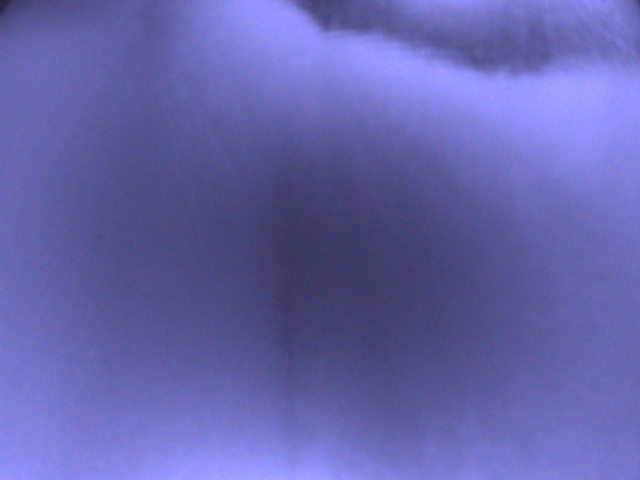
//> input picture data/hand/fro.bmp, 640 x 480 px
$ ./terminalLine   (built with g++ and OpenCV 4)
//> lines starting //> are read from the running program, lines starting //| are printed output that depends on the picture; after the words box and inside, x2 and y2 are one past the last pixel; in counts of white or black regions, pixels touching at a corner belong together
#include <opencv2/opencv.hpp>
#include <iostream>

const int ROWVALUE = 40;
const int COLVALUE = 120;
const int COUNTNUM = 50;

cv::Point FindLeftPoint(int rows, int cols, cv::Mat srcGray)
{
	int num = 0;
	cv::Mat img;
	srcGray.copyTo(img);
	std::vector<cv::Point> ptSet;
	cv::Point ptLeft;
	///第1列
	for (int i = 0; i < rows; i++)
	{
		int rowPixValue = img.at<uchar>(i, 0);

		if (rowPixValue < ROWVALUE)
			num = num + 1;
		else
			ptSet.push_back(cv::Point(0, i));
		//std::cout << pixelValue << std::endl;
	}

	///
	if (num > COUNTNUM)
	{
		ptLeft = ptSet[0];
		cv::circle(img, ptLeft, 5, cv::Scalar(0, 0, 255));
	}

	else
	{
		///第1行
		ptSet.clear();
		int newStart = 0;
		for (int j = 0; j < cols; j++)
		{
			int colPixValue = img.at<uchar>(0, j);
			if (colPixValue > COLVALUE)
			{
				newStart = j;
				break;
			}
		}
		for (newStart; newStart < cols; newStart++)
		{
			int colPixValue = img.at<uchar>(0, newStart);
			if (colPixValue < COLVALUE)
			{
				ptSet.push_back(cv::Point(newStart, 0));
				break;
			}

		}
		ptLeft = ptSet[0];
		cv::circle(img, ptLeft, 5, cv::Scalar(0, 0, 255));
	}
	return ptLeft;
}

cv::Point FindRightPoint(int rows, int cols, cv::Mat srcGray)
{
	int num = 0;
	cv::Mat img;
	srcGray.copyTo(img);
	cv::Point ptRight;
	std::vector<cv::Point> ptSet;
	///最后一列
	for (int i = 0; i < rows; i++)
	{
		int rowPixValue = img.at<uchar>(i, cols - 1);

		if (rowPixValue > COLVALUE)
		{
			ptSet.push_back(cv::Point(cols - 1, i));
			break;
		}

		else
			num = num + 1;
	}
	if (0 != num )
	{
		ptRight = ptSet[0];
		cv::circle(img, ptRight, 5, cv::Scalar(0, 0, 255));
	}
	return ptRight;
}

int main()
{
	cv::Mat srcImg = cv::imread("fro.bmp");
//> srcImg is the input picture: 480 rows x 640 cols, CV_8UC3; mean B, G, R 171.7, 100, 100.3
	//check if the image is read successfully
	if (srcImg.empty())
	{
		std::cout << "Can not load image." << std::endl;
		return -1;
	}
	cv::Mat srcGray;
	cv::cvtColor(srcImg, srcGray, cv::COLOR_BGR2GRAY);
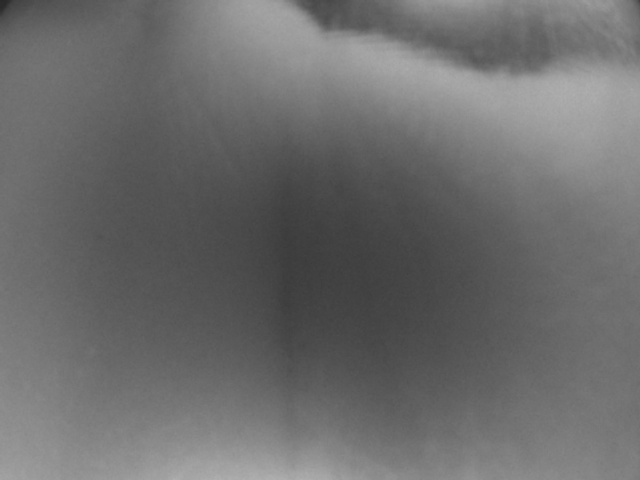
//> srcGray: 480 rows x 640 cols, CV_8UC1; min 39, max 176, mean 108.3

	int rows = srcImg.rows;
//> rows = 480
	int cols = srcImg.cols;
//> cols = 640

	cv::Point lPt;
	cv::Point rPt;

	lPt = FindLeftPoint(rows, cols, srcGray);
//> the loop in FindLeftPoint, `for (int i = 0; i < rows; i++)` made 480 passes
//> rowPixValue on passes 1 to 3: 41, 42, 43
//> after the loop in FindLeftPoint, `for (int i = 0; i < rows; i++)`: num = 0; ptSet = 480 Points (x, y), first 12: [0, 0], [0, 1], [0, 2], [0, 3], [0, 4], [0, 5], [0, 6], [0, 7], [0, 8], [0, 9], [0, 10], [0, 11]
//> the loop in FindLeftPoint, `for (int j = 0; j < cols; j++)` made 188 passes
//> colPixValue on passes 1 to 3: 41, 39, 40
//> the loop in FindLeftPoint, `for (newStart; newStart < cols; newStart++)` made 106 passes
//> colPixValue on passes 1 to 12: 122, 121, 120, 121, 122, 122, 122, 125, 126, 126, 124, 127
//> after the loop in FindLeftPoint, `for (newStart; newStart < cols; newStart++)`: newStart = 292
//> in FindLeftPoint, `ptLeft = ptSet[0];`: ptLeft = Point(292, 0)
//> in FindLeftPoint, `cv::circle(img, ptLeft, 5, cv::Scalar(0, 0, 255));`: img: 480 rows x 640 cols, CV_8UC1; 15 pixels changed, all inside (x1, y1, x2, y2) = (287, 0, 298, 6)
//> lPt = Point(292, 0)
	rPt = FindRightPoint(rows, cols, srcGray);
//> the loop in FindRightPoint, `for (int i = 0; i < rows; i++)` made 59 passes
//> rowPixValue on passes 1 to 12: 66, 69, 74, 81, 84, 88, 91, 93, 93, 96, 97, 99
//> after the loop in FindRightPoint, `for (int i = 0; i < rows; i++)`: num = 58
//> in FindRightPoint, `cv::circle(img, ptRight, 5, cv::Scalar(0, 0, 255));`: img: 480 rows x 640 cols, CV_8UC1; 15 pixels changed, all inside (x1, y1, x2, y2) = (634, 53, 640, 64)
//> rPt = Point(639, 58)

	cv::Scalar color(0, 0, 255);
	cv::line(srcImg, lPt, rPt, color, 1);
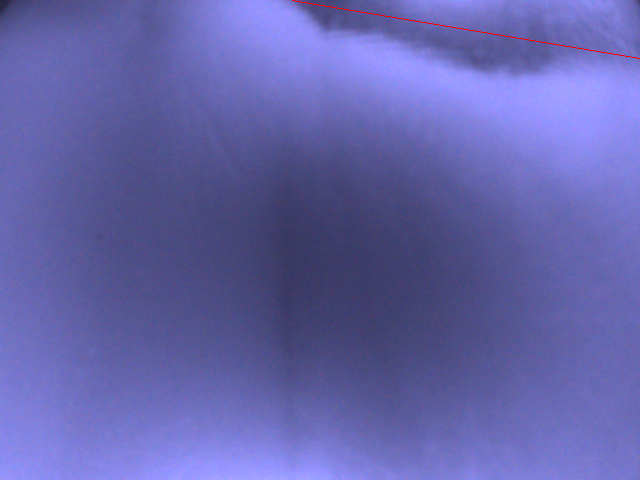
//> srcImg: 480 rows x 640 cols, CV_8UC3; 0.11% of pixels changed, all inside (x1, y1, x2, y2) = (292, 0, 640, 59)
	return 0;
}

$ run again, with data/hand/bac.bmp copied over data/hand/fro.bmp
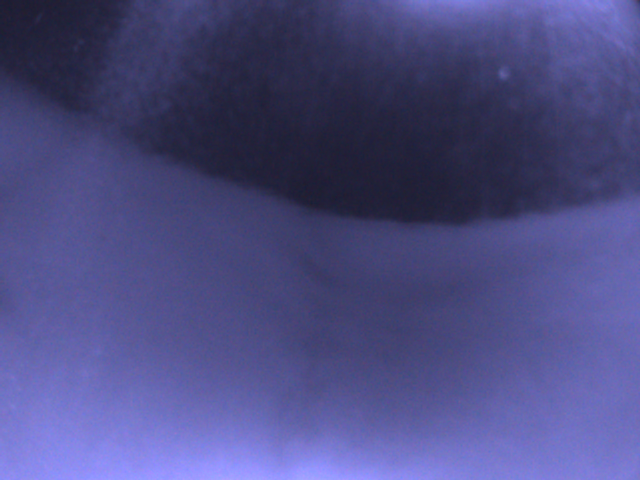
//> input picture data/hand/bac.bmp, 640 x 480 px
//> srcImg is the input picture: 480 rows x 640 cols, CV_8UC3; mean B, G, R 130.7, 76, 76.5
//> `cv::cvtColor(srcImg, srcGray, cv::COLOR_BGR2GRAY);`:
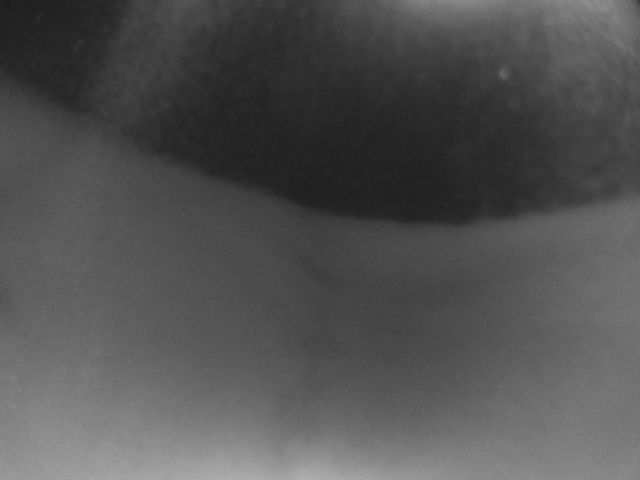
//> srcGray: 480 rows x 640 cols, CV_8UC1; min 30, max 177, mean 82.4
//> the loop in FindLeftPoint, `for (int i = 0; i < rows; i++)` made 480 passes
//> rowPixValue on passes 1 to 3: 32, 32, 32
//> after the loop in FindLeftPoint, `for (int i = 0; i < rows; i++)`: num = 60; ptSet = 420 Points (x, y), first 12: [0, 53], [0, 54], [0, 57], [0, 58], [0, 64], [0, 65], [0, 66], [0, 67], [0, 68], [0, 69], [0, 70], [0, 71]
//> ptLeft = Point(0, 53)
//> the loop in FindRightPoint, `for (int i = 0; i < rows; i++)` made 430 passes
//> rowPixValue on passes 1 to 3: 58, 61, 64
//> after the loop in FindRightPoint, `for (int i = 0; i < rows; i++)`: num = 429
//> rPt = Point(639, 429)
//> `cv::line(srcImg, lPt, rPt, color, 1);`:
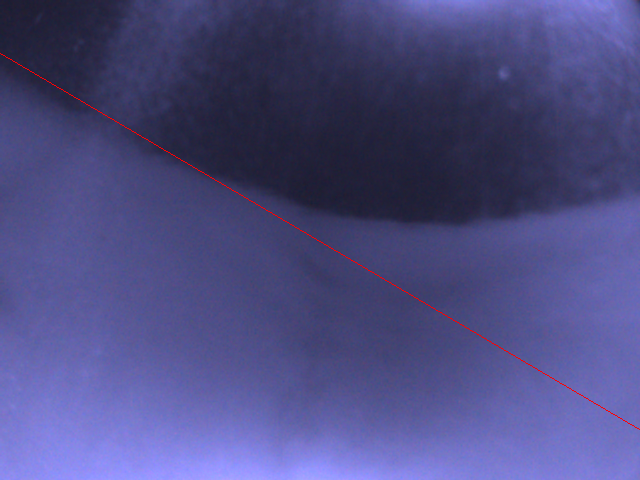
//> srcImg: 480 rows x 640 cols, CV_8UC3; 0.21% of pixels changed, all inside (x1, y1, x2, y2) = (0, 53, 640, 430)

$ run again, with data/hand/lef.bmp copied over data/hand/fro.bmp
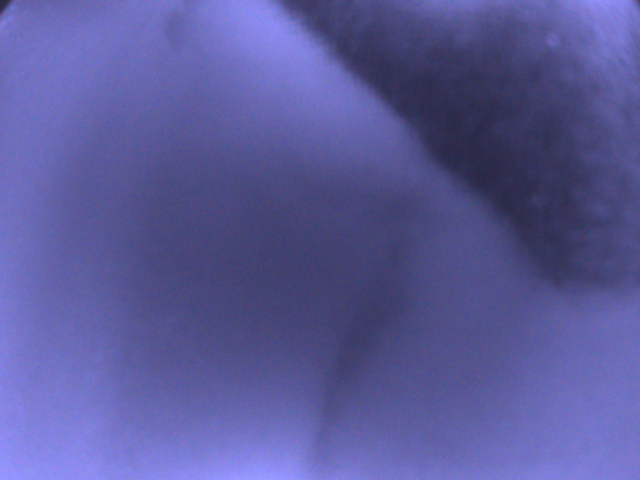
//> input picture data/hand/lef.bmp, 640 x 480 px
//> srcImg is the input picture: 480 rows x 640 cols, CV_8UC3; mean B, G, R 154, 89.6, 89.9
//> `cv::cvtColor(srcImg, srcGray, cv::COLOR_BGR2GRAY);`:
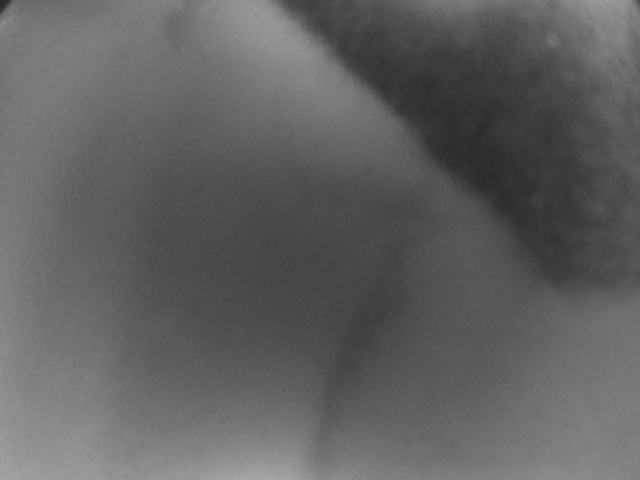
//> srcGray: 480 rows x 640 cols, CV_8UC1; min 42, max 168, mean 97
//> the loop in FindLeftPoint, `for (int i = 0; i < rows; i++)` made 480 passes
//> rowPixValue on passes 1 to 3: 43, 43, 45
//> after the loop in FindLeftPoint, `for (int i = 0; i < rows; i++)`: num = 0; ptSet = 480 Points (x, y), first 12: [0, 0], [0, 1], [0, 2], [0, 3], [0, 4], [0, 5], [0, 6], [0, 7], [0, 8], [0, 9], [0, 10], [0, 11]
//> the loop in FindLeftPoint, `for (int j = 0; j < cols; j++)` made 127 passes
//> colPixValue on passes 1 to 8: 43, 43, 44, 44, 44, 45, 49, 50
//> the loop in FindLeftPoint, `for (newStart; newStart < cols; newStart++)` made 58 passes
//> colPixValue on passes 1 to 8: 122, 123, 124, 125, 124, 123, 125, 126
//> after the loop in FindLeftPoint, `for (newStart; newStart < cols; newStart++)`: newStart = 183
//> ptLeft = Point(183, 0)
//> the loop in FindRightPoint, `for (int i = 0; i < rows; i++)` made 16 passes
//> rowPixValue on passes 1 to 8: 70, 72, 78, 84, 88, 93, 96, 102
//> after the loop in FindRightPoint, `for (int i = 0; i < rows; i++)`: num = 15
//> rPt = Point(639, 15)
//> `cv::line(srcImg, lPt, rPt, color, 1);`:
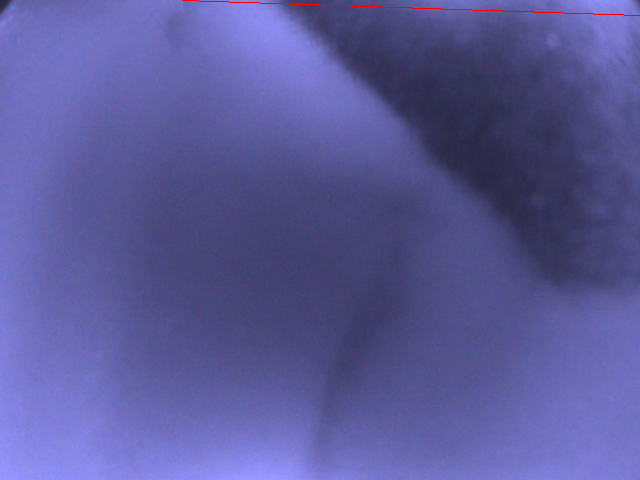
//> srcImg: 480 rows x 640 cols, CV_8UC3; 0.15% of pixels changed, all inside (x1, y1, x2, y2) = (183, 0, 640, 16)

$ run again, with data/hand/mid.bmp copied over data/hand/fro.bmp
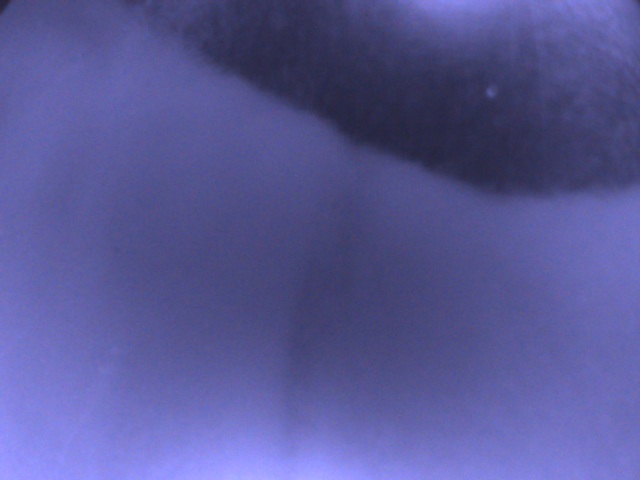
//> input picture data/hand/mid.bmp, 640 x 480 px
//> srcImg is the input picture: 480 rows x 640 cols, CV_8UC3; mean B, G, R 150.8, 87.8, 88.1
//> `cv::cvtColor(srcImg, srcGray, cv::COLOR_BGR2GRAY);`:
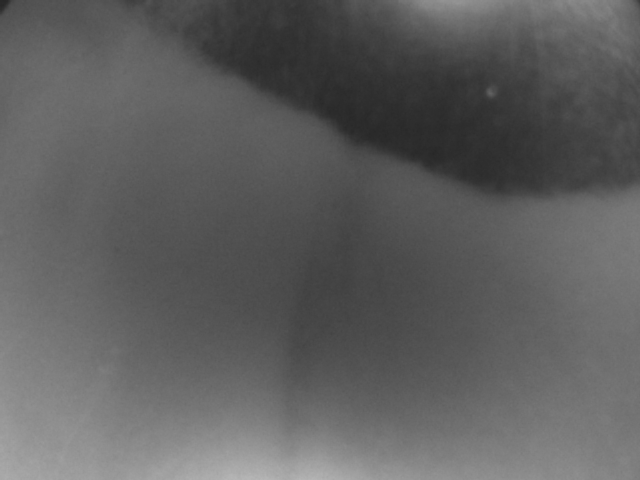
//> srcGray: 480 rows x 640 cols, CV_8UC1; min 39, max 182, mean 95
//> the loop in FindLeftPoint, `for (int i = 0; i < rows; i++)` made 480 passes
//> rowPixValue on passes 1 to 3: 40, 40, 41
//> after the loop in FindLeftPoint, `for (int i = 0; i < rows; i++)`: num = 0; ptSet = 480 Points (x, y), first 12: [0, 0], [0, 1], [0, 2], [0, 3], [0, 4], [0, 5], [0, 6], [0, 7], [0, 8], [0, 9], [0, 10], [0, 11]
//> the loop in FindLeftPoint, `for (int j = 0; j < cols; j++)` made 413 passes
//> the loop in FindLeftPoint, `for (newStart; newStart < cols; newStart++)` made 132 passes
//> colPixValue on passes 1 to 8: 122, 124, 126, 129, 129, 130, 132, 132
//> after the loop in FindLeftPoint, `for (newStart; newStart < cols; newStart++)`: newStart = 543
//> ptLeft = Point(543, 0)
//> the loop in FindRightPoint, `for (int i = 0; i < rows; i++)` made 216 passes
//> rowPixValue on passes 1 to 3: 60, 61, 64
//> after the loop in FindRightPoint, `for (int i = 0; i < rows; i++)`: num = 215
//> rPt = Point(639, 215)
//> `cv::line(srcImg, lPt, rPt, color, 1);`:
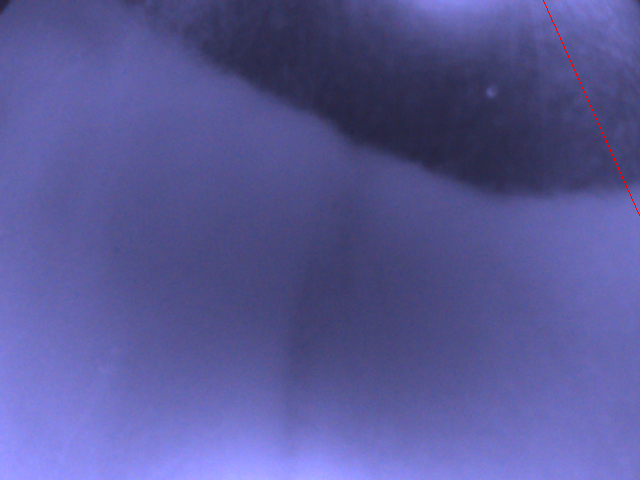
//> srcImg: 480 rows x 640 cols, CV_8UC3; 0.07% of pixels changed, all inside (x1, y1, x2, y2) = (543, 0, 640, 216)
